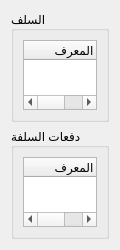
         <widget class="QWidget" name="page_17">
          <property name="geometry">
           <rect>
            <x>-26</x>
            <y>0</y>
            <width>109</width>
            <height>232</height>
           </rect>
          </property>
          <attribute name="label">
           <string>السلف</string>
          </attribute>
          <layout class="QGridLayout" name="gridLayout_59">
           <item row="0" column="0">
            <widget class="QGroupBox" name="employees_groupbox_12">
             <property name="title">
              <string>السلف</string>
             </property>
             <layout class="QGridLayout" name="gridLayout_56">
              <item row="0" column="0">
               <widget class="QTableWidget" name="loans_table">
                <property name="enabled">
                 <bool>true</bool>
                </property>
                <column>
                 <property name="text">
                  <string>المعرف</string>
                 </property>
                </column>
                <column>
                 <property name="text">
                  <string>التاريخ</string>
                 </property>
                </column>
                <column>
                 <property name="text">
                  <string>القيمة</string>
                 </property>
                </column>
                <column>
                 <property name="text">
                  <string>معرف العملة</string>
                 </property>
                </column>
                <column>
                 <property name="text">
                  <string>العملة</string>
                 </property>
                </column>
                <column>
                 <property name="text">
                  <string>معرف الحساب</string>
                 </property>
                </column>
                <column>
                 <property name="text">
                  <string>الحساب</string>
                 </property>
                </column>
                <column>
                 <property name="text">
                  <string>معرف الحساب المقابل</string>
                 </property>
                </column>
                <column>
                 <property name="text">
                  <string>الحساب المقابل</string>
                 </property>
                </column>
                <column>
                 <property name="text">
                  <string>خصم المنحة بشكل دوري من الراتب</string>
                 </property>
                </column>
                <column>
                 <property name="text">
                  <string>دورة الخصم</string>
                 </property>
                </column>
                <column>
                 <property name="text">
                  <string>عملة الخصم</string>
                 </property>
                </column>
                <column>
                 <property name="text">
                  <string>قيمة الخصم</string>
                 </property>
                </column>
                <column>
                 <property name="text">
                  <string>المتبقي</string>
                 </property>
                </column>
               </widget>
              </item>
             </layout>
            </widget>
           </item>
           <item row="1" column="0">
            <widget class="QGroupBox" name="employees_groupbox_13">
             <property name="title">
              <string>دفعات السلفة</string>
             </property>
             <layout class="QGridLayout" name="gridLayout_58">
              <item row="0" column="0">
               <widget class="QTableWidget" name="loan_payments_table">
                <property name="enabled">
                 <bool>true</bool>
                </property>
                <column>
                 <property name="text">
                  <string>المعرف</string>
                 </property>
                </column>
                <column>
                 <property name="text">
                  <string>القيمة</string>
                 </property>
                </column>
                <column>
                 <property name="text">
                  <string>العملة</string>
                 </property>
                </column>
                <column>
                 <property name="text">
                  <string>التاريخ</string>
                 </property>
                </column>
                <column>
                 <property name="text">
                  <string>مصدر الدفعة</string>
                 </property>
                </column>
               </widget>
              </item>
             </layout>
            </widget>
           </item>
          </layout>
         </widget>
